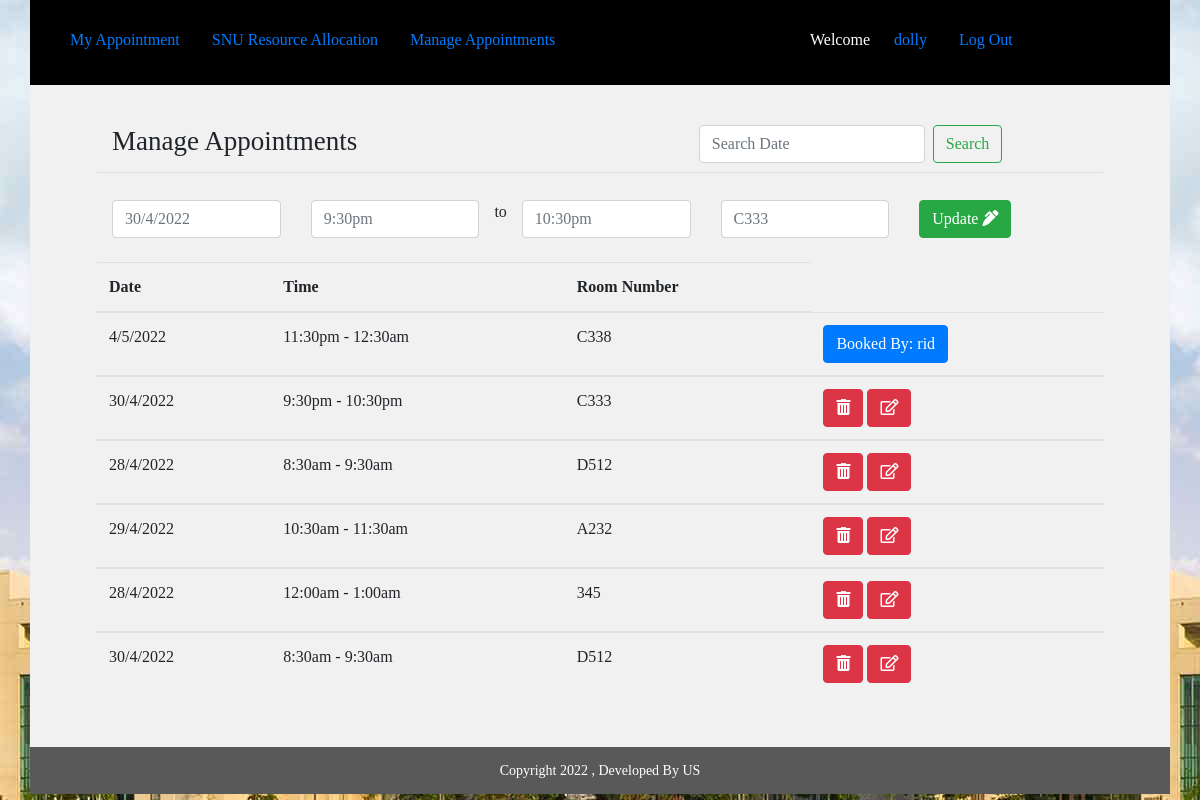
The app's page /teacher/create_appointment/update/41/ (signed in) with its own data.
### teacher/models.py (models this page shows, shortened)
class Appointment(models.Model):
	user=models.ForeignKey(settings.AUTH_USER_MODEL,blank=True, null=True,on_delete=models.DO_NOTHING)
	date=models.CharField(max_length=50)
	time_start=models.CharField(max_length=50)
	time_end=models.CharField(max_length=50)
	room_number=models.CharField(max_length=50)
	appointment_with=models.CharField(max_length=50,blank=True)
	update_time=models.DateField(auto_now=True, auto_now_add=False)
	frist_time=models.DateField(auto_now=False, auto_now_add=True)

### teacher/views.py (the view)
# urls.py: path('create_appointment/update/<int:id>/', teacher_appointment_update,name='teacher_appointment_update'),
def teacher_appointment_update(request,id):
	group_name=Group.objects.all().filter(user = request.user)# get logget user grouped name
	group_name=str(group_name[0]) # convert to string
	if "Teacher" == group_name:
		user_name=request.user.get_username()#Getting Username
		appointment_list = Appointment.objects.all().order_by("-id").filter(user=request.user)
		q=request.GET.get("q") #search start
		if q:
			appointment_list=appointment_list.filter(date__icontains=q)
		else:
			appointment_list = appointment_list #search end
		single_appointment	= Appointment.objects.get(id=id)
		form = AppointmentForm(request.POST or None, instance=single_appointment)
		if form.is_valid():
			    saving=form.save(commit=False)
			    saving.user=request.user
			    saving.save()
			    messages.success(request, 'Post Created Sucessfully')
			    return redirect('http://127.0.0.1:8000/teacher/create_appointment/')
		appointments= {
		    "query": appointment_list,
		    "user_name":user_name,
		    "form":form,
		}
		return render(request, 'teacher_appointment_update.html', appointments )
	else:
		return redirect('http://127.0.0.1:8000/')

### teacher/forms.py
class AppointmentForm(forms.ModelForm):
	class Meta:
		model=Appointment
		fields=[
		    "date",
		    "time_start",
		    "time_end",
		    "room_number",
		    "appointment_with"
		]

### templates/teacher_appointment_update.html (shortened to what this page needs)
{% extends 'common_teacher.html' %}
{% block common_teacher %}
   <div class="student">
           <div class="container">
          <div class="row min-height">
              <div class="col-sm-12">
                            <div class="row main_boder">
                                <div class="col-sm-7">
                                     <h3 class="appointmnet_list">Manage Appointments</h3>
                                </div>
                                <div class="col-sm-5">
                                      <form class="form-inline my-2 my-lg-0" method="GET" action="">
                                          <input class="form-control mr-sm-2" type="text" name="q" placeholder="Search Date" placeholder="Search With Name" aria-label="Search">
                                          <button class="btn btn-outline-success my-2 my-sm-0" type="submit" value="Search">Search</button>
                                       </form>
                                </div>
                            </div>
                          <form method="POST" action="">{% csrf_token %}
                               <div class="row" id="datepairExample">
                                  <div class="col">
                                    <input type="text" class="form-control date start"  name="{{form.date.name}}" required id="id_{{form.date.name}}" placeholder="{{form.date.value}}">
                                  </div>
                                  <div class="col">
                                    <input type="text" class="form-control time start" name="{{form.time_start.name}}" required id="id_{{form.time_start.name}}" required placeholder="{{form.time_start.value}}">
                                  </div> to
                                  <div class="col">
                                    <input type="text" class="form-control time end" name="{{form.time_end.name}}" required id="id_{{form.time_end.name}}" required placeholder="{{form.time_end.value}}">
                                  </div>
                                  <div class="col">
                                    <input type="text" class="form-control" name="{{form.room_number.name}}" required id="id_{{form.room_number.name}}" required placeholder="{{form.room_number.value}}">
                                  </div>
                                  <div class="col">
                                    <button type="submit" class="btn btn-success">Update <i class="fas fa-pen-alt"></i></button>
                                  </div>
                                </div>
                             </form>
                             <br>
      </div>
                             <table class="table">
                                       <thead>
                                        <tr>
                                          <th scope="col">Date</th>
                                          <th scope="col">Time</th>
                                          <th scope="col">Room Number</th>
                                        </tr>
                                      </thead>{% for appoint in query %}
                                      {% if appoint.appointment_with != '' %}
                                      <tbody>
                                        <tr>
                                          <td>{{appoint.date}}</td>
                                          <td>{{appoint.time_start}} - {{appoint.time_end}}</td>
                                          <td>{{appoint.room_number}}</td>
                                          <td><button title="Already booked, Not editable" type="button" class="btn btn-primary">Booked By: {{appoint.appointment_with}}</button></td>
                                        </tr>
                                      </tbody>{% endif %}
                                      {% if appoint.appointment_with == '' %}
                                      <tbody>
                                        <tr>
                                          <td>{{appoint.date}}</td>
                                          <td>{{appoint.time_start}} - {{appoint.time_end}}</td>
                                          <td>{{appoint.room_number}}</td>
                                          <td><a href='{% url "appointment_delete" id=appoint.id %}'><button type="submit" class="btn btn-danger"><i class="fas fa-trash-alt"></i></button></a> <a href='{% url "teacher_appointment_update" id=appoint.id %}'><button type="submit" class="btn btn-danger"><i class="far fa-edit"></i></button></a></td>
                                        </tr>
                                      </tbody>{% endif %}
                                      {% endfor %}
                              </table>
              </div>
          </div>
      </div>
      <div class="footer">
           <div class="container">
          <div class="row">
              <div class="col-sm-12">
                             Copyright 2022 , Developed By US
              </div>
          </div>
      </div>
      </div>
{% endblock common_teacher %}

### templates/common_teacher.html
{% extends 'common.html' %}
{% block body %}
   <div class="container ">
   	<div class="row studnet_nav">
   	             <div class="col-sm-8">
						     <ul class="nav nav-pills">
								  <li class="nav-item">
								    <a class="nav-link" href='{% url "teacher_home"%}'>My Appointment</a>
								  </li>
								  <li class="nav-item">
								    <a class="nav-link" href='{% url "logout"%}'>SNU Resource Allocation</a>
								  </li>
								  <li class="nav-item">
								    <a class="nav-link" href='{% url "teacher_appointment_list"%}'>Manage Appointments</a>
								  </li>
							  </ul>
                  </div>
                 <div class="col-sm-4">
					     <ul class="nav nav-pills">
							  <li class="nav-item">
							    <p>Welcome </p>
							  </li>
							  <li class="nav-item">
							    <a class="nav-link" href="#">{{user_name}}</a>
							  </li>
							  <li class="nav-item">
							    <a class="nav-link" href='{% url "logout"%}'>Log Out</a>
							  </li>
						  </ul>
	       		 </div>
	  </div>
    </div>
    {% block common_teacher %}
    {% endblock common_teacher %}
{% endblock %}

### static/css/style.css (style rules this page uses)
.login { height: 723px; background: url(image/background.jpg); }
.row.studnet_nav { background: hsl(0, 0%, 16%); PADDING: 5PX; }
.row.studnet_nav { background: black; color: white; padding: 9px; padding-top: 20px; }
h3.appointmnet_list { padding: 19px 0px 10px 0px; font-weight: normal; font-size: 27px; }
.student .row { background: #f1f1f1; }
body { font-family: cursive;!important }
.footer .row { background: #595959; text-align: center; font-size: 14px; color: white; padding: 13px; }
li.nav-item p { padding: 8px; }
h3.appointmnet_list { padding: 19px 0px 6px 0px; margin-bottom: 27px; font-weight: normal; font-size: 27px; }
.min-height h3.appointmnet_list { padding: 0px 0px 6px 0px; margin-bottom: 9px; font-weight: normal; font-size: 27px; }
.row.min-height { background: #f1f1f1; padding: 20px 67px 36px 67px; }
.row.main_boder { margin-bottom: 27px; border-bottom: 1px solid #00000014; }
.row.min-height { background: #f1f1f1; padding: 40px 67px 36px 67px; min-height: 591px; }
.main_boder { border-bottom: 1px solid #00000014; }

### records on screen
Appointment: date "30/4/2022", time_start "9:30pm", time_end "10:30pm", room_number "C333"
Appointment: date "4/5/2022", time_start "11:30pm", time_end "12:30am", room_number "C338", appointment_with "rid"
Appointment: date "28/4/2022", time_start "8:30am", time_end "9:30am", room_number "D512"
Appointment: date "29/4/2022", time_start "10:30am", time_end "11:30am", room_number "A232"
Appointment: date "28/4/2022", time_start "12:00am", time_end "1:00am", room_number "345"
Appointment: date "30/4/2022", time_start "8:30am", time_end "9:30am", room_number "D512"

### other values on screen
{{ user_name }} "dolly"
